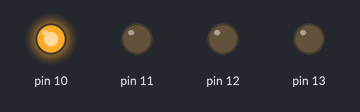
Bench run of a sketch on a simulated Arduino Uno, built with avr-gcc and run on an emulated ATmega328P. Parts: output pins drawn as LEDs (lit = HIGH).

Above: at 0.2 s.
At 1.2 s:
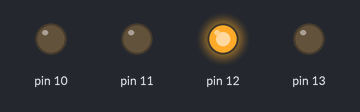
At 2.7 s:
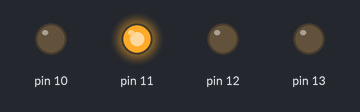
At 3.7 s:
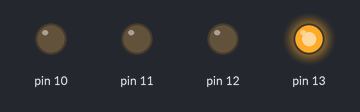
Timing chart, 0 to 4.6 s (numbered marks = the images above):
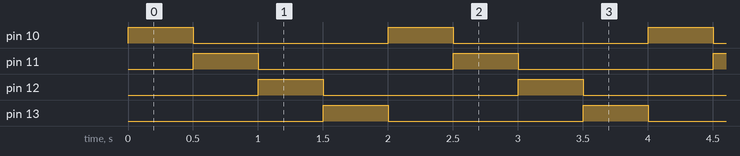

Measured:
- by itself, pin 10–13: alternates HIGH for 0.50 s and LOW for 1.5 s
- by itself, everything shown: repeats every 2.0 s, in 5 steps

The sketch:

l1.ino
```cpp
//{PB2,PB3,PB4,PB5};
void setup() {
  DDRB|= 1<<2 | 1<<3 | 1<<4 | 1<<5;
}

void loop() {
  for (int i = 2; i <= 5; i++){
    PORTB|= 1<<i;
    delay(500);
    PORTB^= 1<<i;
  }
}
```
